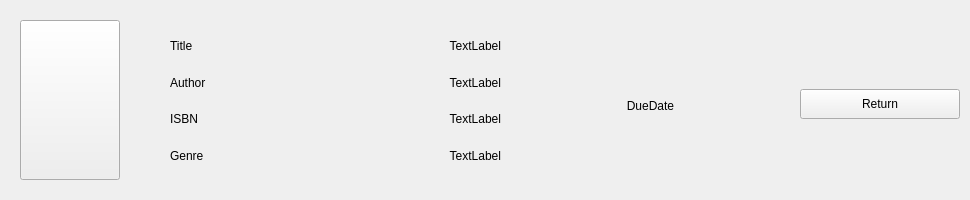
<?xml version="1.0" encoding="UTF-8"?>
<ui version="4.0">
 <class>ReturnBooks</class>
 <widget class="QWidget" name="ReturnBooks">
  <property name="geometry">
   <rect>
    <x>0</x>
    <y>0</y>
    <width>970</width>
    <height>200</height>
   </rect>
  </property>
  <property name="minimumSize">
   <size>
    <width>970</width>
    <height>200</height>
   </size>
  </property>
  <property name="windowTitle">
   <string>Form</string>
  </property>
  <widget class="QLabel" name="dueLabel">
   <property name="geometry">
    <rect>
     <x>520</x>
     <y>90</y>
     <width>261</width>
     <height>31</height>
    </rect>
   </property>
   <property name="text">
    <string>DueDate</string>
   </property>
   <property name="alignment">
    <set>Qt::AlignCenter</set>
   </property>
  </widget>
  <widget class="QWidget" name="layoutWidget">
   <property name="geometry">
    <rect>
     <x>300</x>
     <y>30</y>
     <width>201</width>
     <height>141</height>
    </rect>
   </property>
   <layout class="QVBoxLayout" name="verticalLayout">
    <item>
     <widget class="QLabel" name="titleLabel">
      <property name="text">
       <string>TextLabel</string>
      </property>
      <property name="alignment">
       <set>Qt::AlignRight|Qt::AlignTrailing|Qt::AlignVCenter</set>
      </property>
     </widget>
    </item>
    <item>
     <widget class="QLabel" name="authorLabel">
      <property name="text">
       <string>TextLabel</string>
      </property>
      <property name="alignment">
       <set>Qt::AlignRight|Qt::AlignTrailing|Qt::AlignVCenter</set>
      </property>
     </widget>
    </item>
    <item>
     <widget class="QLabel" name="isbnLabel">
      <property name="text">
       <string>TextLabel</string>
      </property>
      <property name="alignment">
       <set>Qt::AlignRight|Qt::AlignTrailing|Qt::AlignVCenter</set>
      </property>
     </widget>
    </item>
    <item>
     <widget class="QLabel" name="genreLabel">
      <property name="text">
       <string>TextLabel</string>
      </property>
      <property name="alignment">
       <set>Qt::AlignRight|Qt::AlignTrailing|Qt::AlignVCenter</set>
      </property>
     </widget>
    </item>
   </layout>
  </widget>
  <widget class="QWidget" name="layoutWidget_2">
   <property name="geometry">
    <rect>
     <x>170</x>
     <y>30</y>
     <width>131</width>
     <height>141</height>
    </rect>
   </property>
   <layout class="QVBoxLayout" name="verticalLayout_2">
    <item>
     <widget class="QLabel" name="authorLabel_2">
      <property name="text">
       <string>Title</string>
      </property>
      <property name="alignment">
       <set>Qt::AlignLeading|Qt::AlignLeft|Qt::AlignVCenter</set>
      </property>
     </widget>
    </item>
    <item>
     <widget class="QLabel" name="titleLabel_2">
      <property name="text">
       <string>Author</string>
      </property>
      <property name="alignment">
       <set>Qt::AlignLeading|Qt::AlignLeft|Qt::AlignVCenter</set>
      </property>
     </widget>
    </item>
    <item>
     <widget class="QLabel" name="isbnLabel_2">
      <property name="text">
       <string>ISBN</string>
      </property>
      <property name="alignment">
       <set>Qt::AlignLeading|Qt::AlignLeft|Qt::AlignVCenter</set>
      </property>
     </widget>
    </item>
    <item>
     <widget class="QLabel" name="genreLabel_2">
      <property name="text">
       <string>Genre</string>
      </property>
      <property name="alignment">
       <set>Qt::AlignLeading|Qt::AlignLeft|Qt::AlignVCenter</set>
      </property>
     </widget>
    </item>
   </layout>
  </widget>
  <widget class="QPushButton" name="cover">
   <property name="geometry">
    <rect>
     <x>20</x>
     <y>20</y>
     <width>100</width>
     <height>160</height>
    </rect>
   </property>
   <property name="text">
    <string/>
   </property>
  </widget>
  <widget class="QWidget" name="verticalLayoutWidget">
   <property name="geometry">
    <rect>
     <x>800</x>
     <y>59</y>
     <width>160</width>
     <height>91</height>
    </rect>
   </property>
   <layout class="QVBoxLayout" name="outputLayout">
    <item>
     <widget class="QPushButton" name="returnButton">
      <property name="minimumSize">
       <size>
        <width>150</width>
        <height>30</height>
       </size>
      </property>
      <property name="text">
       <string>Return</string>
      </property>
     </widget>
    </item>
   </layout>
  </widget>
 </widget>
 <resources/>
 <connections/>
</ui>
